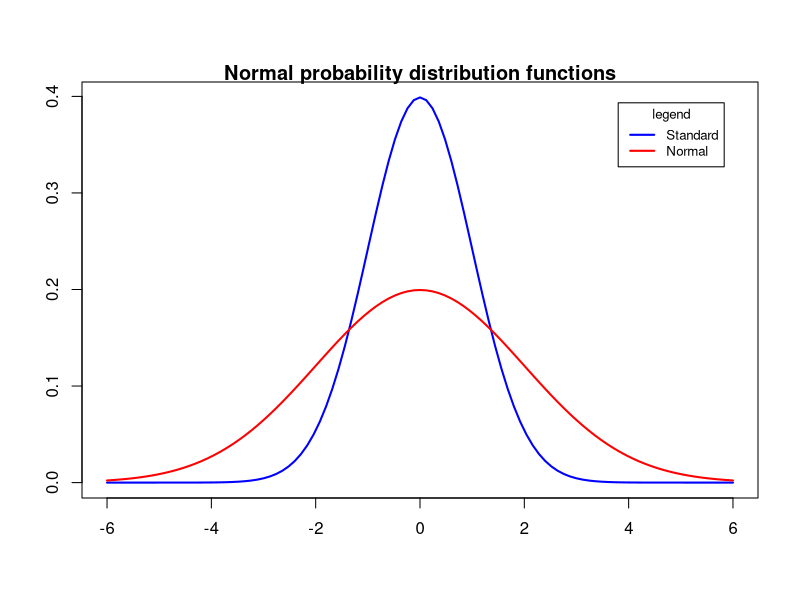

Source code (R): (Note: this script raises an error after producing the figure.)
#################################
### HW #3 Solution
#################################
# Max score 35pts

# The below solutions are examples,
# Slightly different solutions are also possible.

# plot two Normal probability distributions on the same plot,
# one with (mean=0, sd=1), and another with (mean=0, sd=2),
# set the x scale to (-6, 6),
# plot a Normal probability distribution
curve(expr=dnorm, type="l", xlim=c(-6, 6), 
      xlab="", ylab="", lwd=2, col="blue")
# add shifted Normal probability distribution
curve(expr=dnorm(x, sd=2), add=TRUE, 
      type="l", lwd=2, col="red")
# add title
title(main="Normal probability distribution functions", 
      line=0.1)
# add legend
legend(x="topright", legend=c("Standard", "Normal"),
       title="legend", inset=0.05, cex=0.8, bg="white",
       lwd=2, lty=c(1, 1), col=c("blue", "red"))


# create a vector of 5 weekly POSIXct dates corresponding to Monday 09:30AM, starting with:
#   date_time <- as.POSIXct("2014-01-27 09:30:00", tz="America/New_York")
# use lubridate function weeks(),
date_time <- as.POSIXct("2014-01-27 09:30:00", tz="America/New_York")
mon_days <- date_time + weeks(1)*(0:4)
# three different ways of getting day of week - all OK
wday(mon_days, TRUE)
as.POSIXlt(mon_days)$wday
weekdays(mon_days)


# create a vector of decimal dates as follows:
#   date_time <- 2014 + (1:5)/12
# convert them to POSIXct dates, using a lubridate function,
date_time <- 2014 + (1:5)/12
date_decimal(date_time)
# or
date_decimal(date_time, tz="America/New_York")



# The "while" clause is the critical part of this homework, so all the credit comes from that.
# You will get full credit only if you correctly modified the "while" clause.


# 1. Create an $R$ script for simulating 1000 random prices using rnorm(),
set.seed(1121)  # for reproducibility
## set up simulation parameters
simu_max <- 1000  # max simulation trials
barrier_first <- -10  # barrier level #1
barrier_second <- 10  # barrier level #2

## initialize simulation variables
# initialize vector of prices to zero
simu_prices <- 0.0*(1:simu_max)
# first simulated price
simu_prices[1] <- rnorm(1)
# starting value of simulation index
simu_index <- 2
# Boolean variable keeps track if barrier_first was crossed yet
first_crossed <- FALSE
# Boolean variable keeps track if barrier_first was crossed yet
both_crossed <- FALSE


# 2. (35pts) Use a while loop to stop the simulation if the prices first cross barrier_first=-10, 
#    and then cross barrier_second=10,

## perform the simulation in while loop
while ((simu_index <= simu_max) && !both_crossed) {
# the "while" clause is the critical part of this homework
# the "while" clause is TRUE only if simulation hasn't reached end yet
# and if price haven't crossed both barriers yet
# first, check if first barrier was crossed
  first_crossed <- first_crossed || (simu_prices[simu_index-1] < barrier_first)
# second, check if both barriers were crossed
  both_crossed <- both_crossed || 
                  (first_crossed && 
                     (simu_prices[simu_index - 1] > barrier_second))
# simulate next price
  simu_prices[simu_index] <- simu_prices[simu_index - 1] + rnorm(1)
# advance simu_index
  simu_index <- simu_index + 1
}  # end while

## fill remaining zero prices
if (simu_index <= simu_max) {
  simu_prices[simu_index:simu_max] <- simu_prices[simu_index - 1]
}


# create daily time series starting 2011
ts_prices <- ts(data=simu_prices, frequency=365, start=c(2011, 1))


# 3. plot the prices and the two barrier levels,

plot(ts_prices, type="l", col="black", lty="solid", xlab="", ylab="")
abline(h=barrier_first, lwd=2, col="blue")  # add horizontal line
abline(h=barrier_second, lwd=2, col="red")  # add horizontal line
title(main="Random Prices", line=0)  # add title


